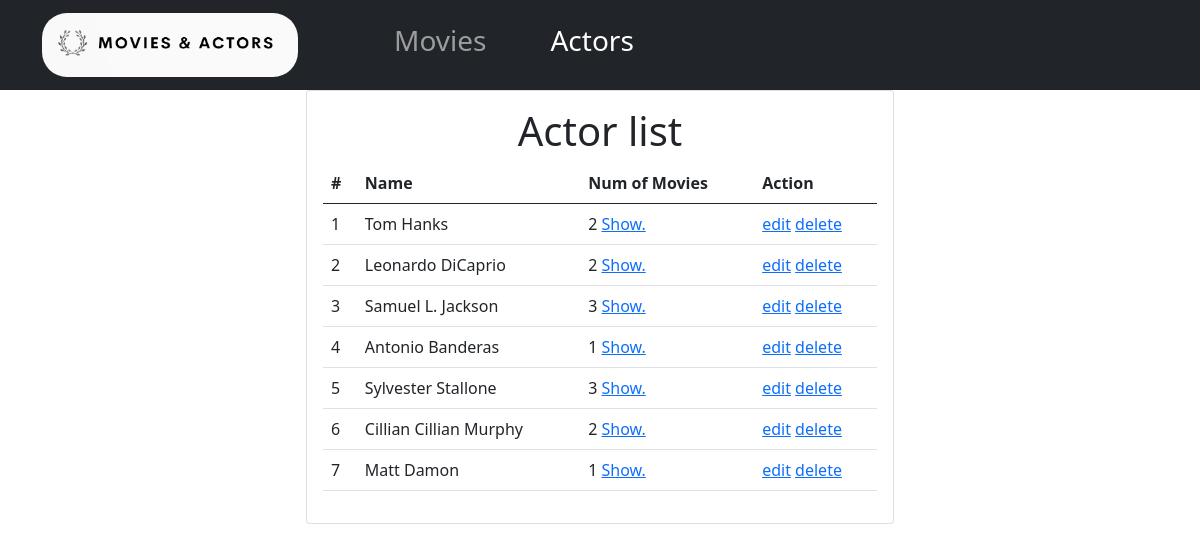
Screenshot of /actors with the database file from the repository.
### film_actor_app/models.py (models this page shows)
class Actor(models.Model):
    first_name = models.CharField(max_length=255)
    last_name = models.CharField(max_length=255)
    created_at = models.DateTimeField(auto_now_add=True)
    updated_at = models.DateTimeField(auto_now=True)

### film_actor_app/views.py (the view)
# urls.py: path('actors',views.show_all_actors),
def show_all_actors(request):
    data = {
        "actors":Actor.objects.all(),
    }
    return render(request,'show_actors.html',data)

### film_actor_app/templates/show_actors.html (shortened to what this page needs)
<!DOCTYPE html>
<html lang="en">
<head>
    <link href="https://cdn.jsdelivr.net/npm/bootstrap@5.0.2/dist/css/bootstrap.min.css" rel="stylesheet">
    {% load static %}
    <link rel="stylesheet" href="{% static 'css/style.css' %}">
</head>
<body>
  <body>
    <nav class="navbar navbar-expand-sm navbar-dark bg-dark">
        <div class="container-sm">
            <a class="navbar-brand" href="/"><img class="mylogo" src="{% static 'img/logo2.png' %}"
                    alt="company logo"></a>
            <div class="collapse navbar-collapse mx-5" id="navbarNavAltMarkup">
                <div class="navbar-nav">
                    <a class="nav-link mx-4 h3" href="/movies">Movies</a>
                    <a class="nav-link mx-4 h3 active" aria-current="page" href="/actors">Actors</a>
                </div>
            </div>
        </div>
    </nav>
      <div class="main">
        <div class="row justify-content-center">
          <div class="col-md-6">
            <div class="card">
              <div class="card-body">
                <h1 class="card-title text-center"> Actor list</h1>
              <table class="table table-hover">
                <thead>
                  <tr>
                    <th scope="col">#</th>
                    <th scope="col">Name </th>
                    <th scope="col">Num of Movies </th>
                    <th scope="col">Action</th>
                  </tr>
                </thead>
                <tbody>
                  {% for actor in actors %}
                  <tr>
                    <td>{{actor.id}}</td>
                    <td>{{actor.first_name}} {{actor.last_name}}</td>
                    <td>{{ actor.movies.all|length}}
                        <a class="collapse-a" onclick="changetext(this)" data-bs-toggle="collapse" href="#actor_m-{{actor.id}}" role="button"
                            aria-expanded="false" aria-controls="actor_m-{{actor.id}}">
                            Show.
                        </a>
                    </td>
                    <td><a href="#">edit</a> <a href="#">delete</a></td>
                  </tr>
                  {%endfor%}
                </tbody>
              </table>
            </div>
            </div>
          </div>
        </div>
      </div>
</body>
</html>

### film_actor_app/static/css/style.css (style rules this page uses)
.mylogo { width: 256px; height: 64px; border-radius: 25px; }

### rows the page displays
Actor: id "1", first_name "Tom", last_name "Hanks", movies.all|length "2"
Actor: id "2", first_name "Leonardo", last_name "DiCaprio", movies.all|length "2"
Actor: id "3", first_name "Samuel L.", last_name "Jackson", movies.all|length "3"
Actor: id "4", first_name "Antonio", last_name "Banderas", movies.all|length "1"
Actor: id "5", first_name "Sylvester", last_name "Stallone", movies.all|length "3"
Actor: id "6", first_name "Cillian", last_name "Cillian Murphy", movies.all|length "2"
Actor: id "7", first_name "Matt", last_name "Damon", movies.all|length "1"
